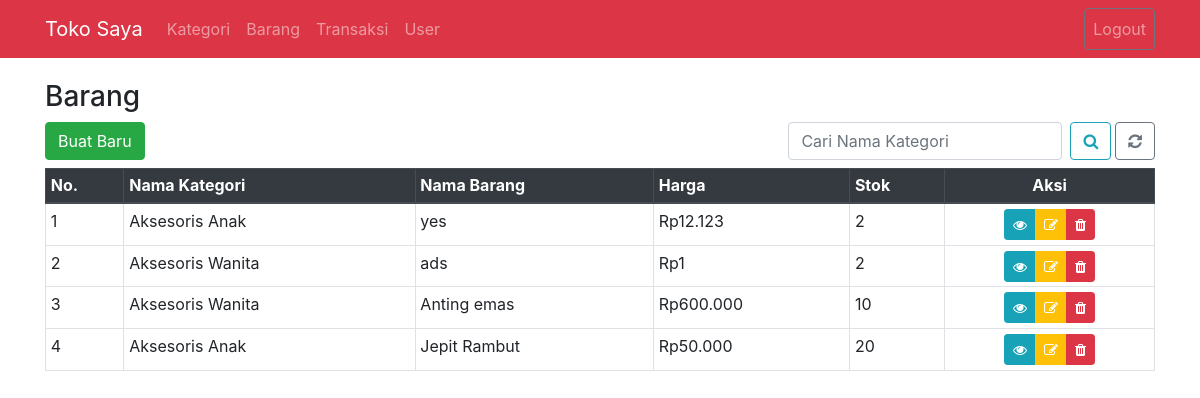
/admin/barang_list.php (signed in), run on the app's committed database.
### tables this page shows
CREATE TABLE `barang` (
  `id` int(11) NOT NULL AUTO_INCREMENT,
  `kategori_id` int(11) NOT NULL,
  `nama_barang` varchar(100) NOT NULL,
  `deskripsi` text NOT NULL,
  `harga` int(11) NOT NULL,
  `stok` int(11) NOT NULL,
  `gambar` varchar(50) NOT NULL,
  PRIMARY KEY (`id`),
  KEY `kategori_id` (`kategori_id`),
  CONSTRAINT `barang_ibfk_1` FOREIGN KEY (`kategori_id`) REFERENCES `kategori` (`id`) ON UPDATE CASCADE
);

CREATE TABLE `kategori` (
  `id` int(11) NOT NULL AUTO_INCREMENT,
  `nama_kategori` varchar(30) NOT NULL,
  PRIMARY KEY (`id`)
);

### admin/barang_list.php (the view, shortened to what this page needs)
<?php
include_once 'layout_header.php';
$search = '';
$query = "SELECT barang.*, kategori.nama_kategori
    FROM barang JOIN kategori ON barang.kategori_id = kategori.id";
$result = mysqli_query($con, $query);
$no = 0;
?>
<h3>Barang</h3>
<div class="row mb-2">
    <div class="col-lg-12 d-flex justify-content-between">
        <a href="barang_form.php" class="btn btn-success">Buat Baru</a>
        <form class="form-inline" action="" method="get">
            <input type="search" name="search" class="form-control mr-2" value="<?= $search ?>" autofocus placeholder="Cari Nama Kategori">
            <button class="btn btn-outline-info mr-1" type="submit" title="Cari">
                <i class="fa fa-search"></i>
            </button>
            <a href="barang_list.php" class="btn btn-outline-secondary" title="Hapus Pencarian">
                <i class="fa fa-refresh"></i>
            </a>
        </form>
    </div>
</div>
<?php if (mysqli_num_rows($result) <= 0): ?>
    <div class="alert alert-warning">
        Belum ada data.
    </div>
<?php else: ?>
    <table class="table table-bordered table-sm table-hover mt-2">
        <thead class="thead-dark">
            <th>No.</th>
            <th>Nama Kategori</th>
            <th>Nama Barang</th>
            <th>Harga</th>
            <th>Stok</th>
            <th class="text-center">Aksi</th>
        </thead>
        <tbody>
        <?php while ($row = mysqli_fetch_assoc($result)): $no++; ?>
            <tr>
                <td><?= $no ?></td>
                <td><?= $row['nama_kategori'] ?></td>
                <td><?= $row['nama_barang'] ?></td>
                <td>Rp<?= number_format($row['harga'], 0, ',', '.') ?></td>
                <td><?= $row['stok'] ?></td>
                <td class="text-center">
                    <div class="btn-group">
                        <a href="barang_detail.php?id=<?= $row['id'] ?>" class="btn btn-sm btn-info" title="Detail">
                            <i class="fa fa-eye"></i>
                        </a>
                        <a href="barang_form.php?id=<?= $row['id'] ?>" class="btn btn-sm btn-warning" title="Ubah">
                            <i class="fa text-white fa-edit"></i>
                        </a>
                        <a href="barang_act_delete.php?id=<?= $row['id'] ?>" class="btn btn-sm btn-danger" title="Hapus" onclick="return confirm('Apakah Anda yakin ingin menghapus data?')">
                            <i class="fa fa-trash"></i>
                        </a>
                    </div>
                </td>
            </tr>
        <?php endwhile ?>
        </tbody>
    </table>
<?php endif; ?>
<?php include_once 'layout_footer.php' ?>

### assets/app/style.css (style rules this page uses)
body { padding-top: 5rem; }

### data on the page
barang: kategori.nama_kategori "Aksesoris Anak", nama_barang "yes", harga "12.123", stok "2"
barang: kategori.nama_kategori "Aksesoris Wanita", nama_barang "ads", harga "1", stok "2"
barang: kategori.nama_kategori "Aksesoris Wanita", nama_barang "Anting emas", harga "600.000", stok "10"
barang: kategori.nama_kategori "Aksesoris Anak", nama_barang "Jepit Rambut", harga "50.000", stok "20"
